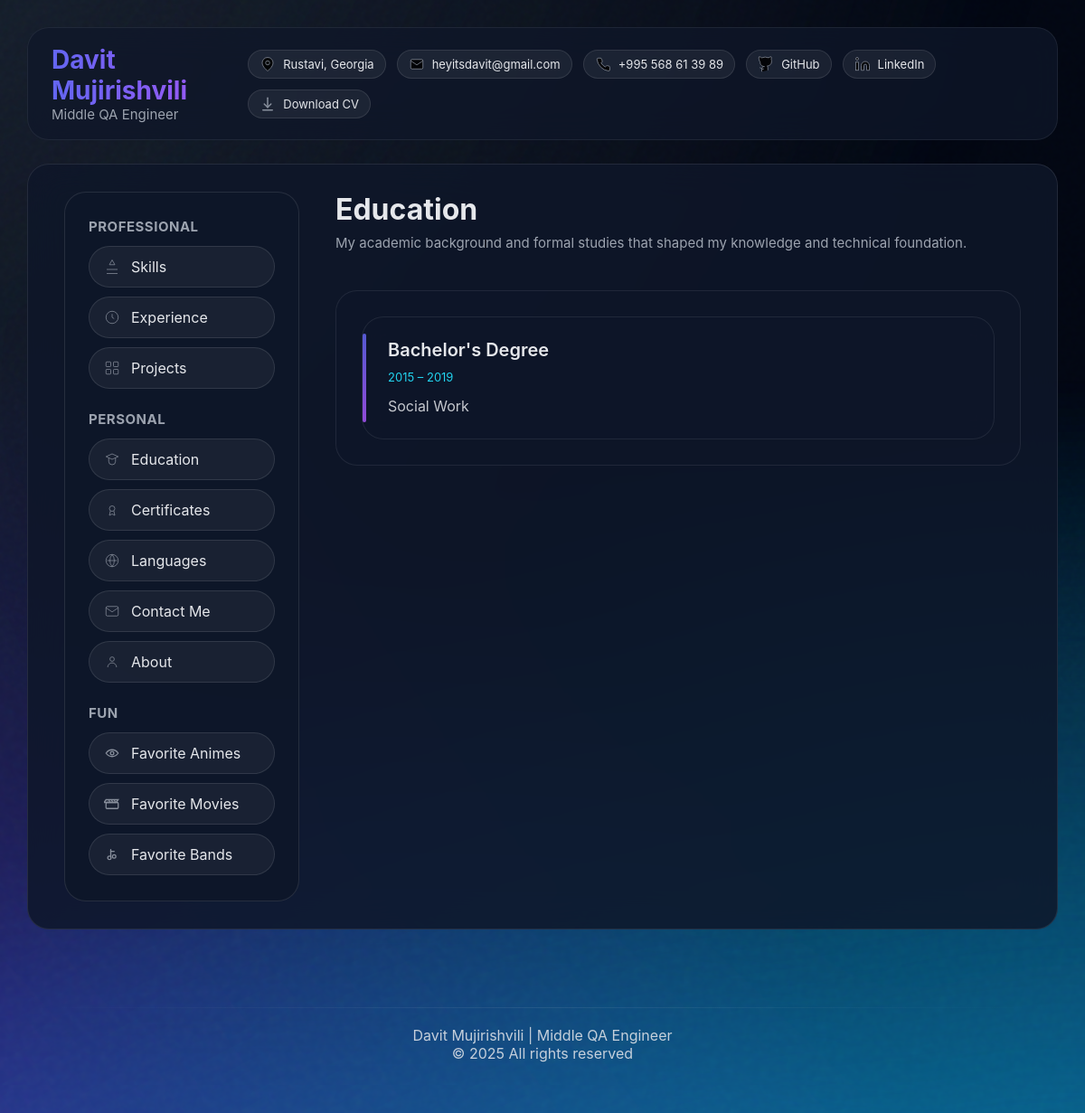
The app's page /education/ with its own data.
### resume/models.py (models this page shows, shortened)
class Profile(models.Model):
    full_name = models.CharField(max_length=120)
    title = models.CharField(max_length=120)
    location = models.CharField(max_length=120, blank=True)
    email = models.EmailField(blank=True)
    github = models.URLField(blank=True)
    linkedin = models.URLField(blank=True)
    phone = models.CharField(max_length=50, blank=True, null=True)
    about = models.TextField(blank=True)  # <- FULL ABOUT PAGE CONTENT
    hero_heading = models.CharField(max_length=200, blank=True)
    hero_subheading = models.CharField(max_length=300, blank=True)
    hero_description = models.TextField(blank=True)
    hero_button_primary = models.CharField(max_length=100, blank=True)
    hero_button_primary_link = models.URLField(blank=True)
    hero_button_secondary = models.CharField(max_length=100, blank=True)
    hero_button_secondary_link = models.URLField(blank=True)
    hero_typing_text = models.TextField(blank=True)
    hero_highlight_1 = models.CharField(max_length=200, blank=True)
    hero_highlight_2 = models.CharField(max_length=200, blank=True)
    hero_highlight_3 = models.CharField(max_length=200, blank=True)
    stat_title_1 = models.CharField(max_length=120, blank=True)
    stat_value_1 = models.CharField(max_length=50, blank=True)
    stat_title_2 = models.CharField(max_length=120, blank=True)
    stat_value_2 = models.CharField(max_length=50, blank=True)
    stat_title_3 = models.CharField(max_length=120, blank=True)
    stat_value_3 = models.CharField(max_length=50, blank=True)
    stat_title_4 = models.CharField(max_length=120, blank=True)
    stat_value_4 = models.CharField(max_length=50, blank=True)
    photo = models.ImageField(upload_to='profile_photos/', blank=True, null=True)
    focus_now = models.CharField(max_length=120, blank=True)
    focus_next = models.CharField(max_length=120, blank=True)
    focus_later = models.CharField(max_length=120, blank=True)
    resume_pdf = models.FileField(
        upload_to="resumes/",
        blank=True,
        null=True,
        help_text="Upload your PDF resume"
    )

class Education(models.Model):
    institution = models.CharField(max_length=200)
    degree = models.CharField(max_length=200)
    start_year = models.IntegerField()
    end_year = models.IntegerField(null=True, blank=True)
    description = models.TextField(blank=True)

### resume/views.py (the view)
# urls.py: path('education/', views.education_view, name='education'),
def education_view(request):
    profile = Profile.objects.first()
    education = Education.objects.all().order_by('-start_year')
    return render(request, "resume/education.html", {
        "profile": profile,
        "education": education,
    })

### resume/templates/resume/education.html (shortened to what this page needs)
{% extends "resume/base.html" %}
{% block content %}
<div class="page-header">
    <div class="page-title">Education</div>
    <div class="page-subtitle">
        My academic background and formal studies that shaped my knowledge and technical foundation.
    </div>
</div>
<div class="section">
    <div class="edu-wrapper">
        {% for edu in education %}
            <div class="edu-card">
                <div class="edu-title">{{ edu.degree }}</div>
                <div class="edu-dates">{{ edu.start_year }} – {{ edu.end_year }}</div>
                <div class="edu-desc">{{ edu.description }}</div>
            </div>
        {% empty %}
            <p style="opacity:.6;">No education added yet.</p>
        {% endfor %}
    </div>
</div>
{% endblock %}

### resume/templates/resume/base.html (shortened to what this page needs)
<!DOCTYPE html>
<html lang="en">
<head>
    {% load static %}
</head>
<body>
<div class="noise"></div>
<header class="top-header">
    <div class="top-header-left">
        <div class="top-name">{{ profile.full_name }}</div>
        <div class="top-role">{{ profile.title }}</div>
    </div>
    <div class="top-header-right">
        {% if profile.location %}
        <div class="top-chip">
            <svg class="chip-icon" viewBox="0 0 24 24">
                <path d="M12 22s8-6 8-12a8 8 0 1 0-16 0c0 6 8 12 8 12z"/>
                <circle cx="12" cy="10" r="3"/>
            </svg>
            {{ profile.location }}
        </div>
        {% endif %}
        {% if profile.email %}
        <a class="top-chip" href="mailto:{{ profile.email }}">
            <svg class="chip-icon" viewBox="0 0 24 24">
                <rect x="3" y="5" width="18" height="14" rx="2"/>
                <polyline points="3 7 12 13 21 7"/>
            </svg>
            {{ profile.email }}
        </a>
        {% endif %}
        {% if profile.phone %}
        <div class="top-chip">
            <svg class="chip-icon" viewBox="0 0 24 24">
                <path d="M22 16.92v3a2 2 0 0 1-2.18 2A19.8 19.8 0 0 1 3 5.18 2 2 0 0 1 5 3h3a2 2 0 0 1 2 1.72c.12.82.35 1.6.7 2.34a2 2 0 0 1-.45 2.3L9 10a16 16 0 0 0 6 6l1.64-1.25a2 2 0 0 1 2.3-.45c.74.35 1.52.58 2.34.7A2 2 0 0 1 22 16.92z"/>
            </svg>
            {{ profile.phone }}
        </div>
        {% endif %}
        {% if profile.github %}
        <a class="top-chip" href="{{ profile.github }}" target="_blank" rel="noopener noreferrer">
            GitHub
        </a>
        {% endif %}
        {% if profile.linkedin %}
        <a class="top-chip" href="{{ profile.linkedin }}" target="_blank" rel="noopener noreferrer">
            <svg class="chip-icon" viewBox="0 0 24 24">
                <path d="M16 8a6 6 0 0 1 6 6v7h-4v-7a2 2 0 0 0-4 0v7h-4v-7a6 6 0 0 1 6-6z"/>
                <rect x="2" y="9" width="4" height="12"/>
                <circle cx="4" cy="4" r="2"/>
            </svg>
            LinkedIn
        </a>
        {% endif %}
        {% if profile.resume_pdf %}
        <a class="top-chip" href="{{ profile.resume_pdf.url }}" target="_blank" download>
            <svg class="chip-icon" viewBox="0 0 24 24" fill="none" stroke="currentColor">
                <path d="M12 3v14" stroke-width="2" stroke-linecap="round"/>
                <path d="M7 12l5 5 5-5" stroke-width="2" stroke-linecap="round"/>
                <path d="M5 21h14" stroke-width="2" stroke-linecap="round"/>
            </svg>
            Download CV
        </a>
{% endif %}
    </div>
</header>
<div class="container">
    <aside class="sidebar">
        <div class="card">
            <div class="nav-title">Professional</div>
            <nav class="nav-list">
                <a class="nav-item" href="{% url 'skills' %}">
                    <svg class="nav-icon" viewBox="0 0 24 24" fill="none" stroke="currentColor">
                        <path d="M12 2l4 7H8l4-7zM4 22h16M4 16h16" />
                    </svg>
                    <span>Skills</span>
                </a>
                <a class="nav-item" href="{% url 'experience' %}">
                    <svg class="nav-icon" viewBox="0 0 24 24" fill="none" stroke="currentColor">
                        <circle cx="12" cy="12" r="9" />
                        <path d="M12 7v5l3 2" />
                    </svg>
                    <span>Experience</span>
                </a>
                <a class="nav-item" href="{% url 'projects' %}">
                    <svg class="nav-icon" viewBox="0 0 24 24" fill="none" stroke="currentColor">
                        <rect x="3" y="3" width="7" height="7" rx="1" />
                        <rect x="14" y="3" width="7" height="7" rx="1" />
                        <rect x="14" y="14" width="7" height="7" rx="1" />
                        <rect x="3" y="14" width="7" height="7" rx="1" />
                    </svg>
                    <span>Projects</span>
                </a>
            </nav>
            <div class="nav-title" style="margin-top:24px;">Personal</div>
            <nav class="nav-list">
                <a class="nav-item" href="{% url 'education' %}">
                    <svg class="nav-icon" viewBox="0 0 24 24" fill="none" stroke="currentColor">
                        <path d="M3 8l9-4 9 4-9 4-9-4z" />
                        <path d="M7 10v5a5 5 0 0 0 10 0v-5" />
                    </svg>
                    <span>Education</span>
                </a>
                <a class="nav-item" href="{% url 'certificates' %}">
                    <svg class="nav-icon" viewBox="0 0 24 24" fill="none" stroke="currentColor">
                        <circle cx="12" cy="10" r="4" />
                        <path d="M9.5 13.5L8 20l4-2 4 2-1.5-6.5" />
                    </svg>
                    <span>Certificates</span>
                </a>
                <a class="nav-item" href="{% url 'languages' %}">
                    <svg class="nav-icon" viewBox="0 0 24 24" fill="none" stroke="currentColor">
                        <circle cx="12" cy="12" r="9" />
                        <path d="M5 12h14" />
                        <path d="M12 3a14 14 0 0 1 0 18" />
                        <path d="M12 3a14 14 0 0 0 0 18" />
                    </svg>
                    <span>Languages</span>
                </a>
                <a class="nav-item" href="{% url 'contact' %}">
                    <svg class="nav-icon" viewBox="0 0 24 24" fill="none" stroke="currentColor">
                        <rect x="3" y="5" width="18" height="14" rx="2" />
                        <path d="M3 7l9 6 9-6" />
                    </svg>
                    <span>Contact Me</span>
                </a>
                <a class="nav-item" href="{% url 'about' %}">
                    <svg class="nav-icon" viewBox="0 0 24 24" fill="none" stroke="currentColor">
                        <circle cx="12" cy="8" r="3.2" />
                        <path d="M5.5 20a6.5 6.5 0 0 1 13 0" />
                    </svg>
                    <span>About</span>
                </a>
            </nav>
            <div class="nav-title" style="margin-top:24px;">Fun</div>
            <nav class="nav-list">
                <a class="nav-item" href="{% url 'animes' %}">
                    <svg class="nav-icon" viewBox="0 0 24 24" fill="none" stroke="currentColor">
                    <path d="M3 12s3.5-5 9-5 9 5 9 5-3.5 5-9 5-9-5-9-5z" stroke-width="1.7"/>
                    <circle cx="12" cy="12" r="2.5" stroke-width="1.7"/>
                </svg>
                    <span>Favorite Animes</span>
                </a>
                <a class="nav-item" href="{% url 'movies' %}">
                    <span>Favorite Movies</span>
                </a>
                <a class="nav-item" href="{% url 'bands' %}">
                    <span>Favorite Bands</span>
                </a>
            </nav>
        </div>
    </aside>
    <main class="content">
        {% block content %}
        {% endblock %}
    </main>
</div>
<footer class="site-footer">
    <div class="footer-inner">
        <div class="footer-name">Davit Mujirishvili | Middle QA Engineer</div>
        <div class="footer-copy">© 2025 All rights reserved</div>
    </div>
</footer>
</body>
</html>

### resume/templates/resume/base.html (style rules this page uses)
.page-header { margin-bottom: 0px; }
.page-title { font-size: 32px; font-weight: 700; margin-bottom: 6px; color: var(--text-main); }
.page-subtitle { font-size: 15px; font-weight: 400; color: var(--text-muted); margin-bottom: 10px; line-height: 1.6; }
:root { --bg-dark: #030712; --bg-surface: rgba(15, 23, 42, 0.92); --bg-glass: rgba(15, 23, 42, 0.78); --text-main: #e5e7eb; --text-muted: #9ca3af; --text-soft: #6b7280; --accent-1: #6366f1; --accent-2: #a855f7; --accent-3: #22d3ee; --radius-lg: 24px; --radius-md: 16px; --radius-pill: 999px; --fs-xs: 11px; --fs-sm: 14px; --fs-md: 16px; --fs-lg: 20px; --fs-xl: 32px; --transition: .3s ease; }
* { margin: 0; padding: 0; box-sizing: border-box; }
body { background: var(--bg-dark); color: var(--text-main); font-family: "Inter", sans-serif; min-height: 100vh; padding: 30px; }
body::before, body::after { content: ""; position: fixed; inset: -35%; background: radial-gradient(circle at top left, #1f2937 0, transparent 55%), radial-gradient(circle at 80% 120%, #0ea5e9 0, transparent 55%), radial-gradient(circle at -10% 120%, #4f46e5 0, transparent 55%); opacity: .7; filter: blur(40px); z-index: -2; }
.noise { position: fixed; inset: 0; pointer-events: none; opacity: .15; mix-blend-mode: soft-light; z-index: -1; }
.top-header { position: relative; width: min(1200px, 100%); margin: 0 auto 26px auto; padding: 18px 26px; display: flex; justify-content: space-between; align-items: center; background: rgba(15,23,42,0.75); backdrop-filter: blur(18px); border: 1px solid rgba(255,255,255,0.07); border-radius: var(--radius-lg); }
.top-header-left { display: flex; flex-direction: column; }
.top-name { font-size: 28px; font-weight: 700; background-image: linear-gradient(90deg, var(--accent-1), var(--accent-2)); -webkit-background-clip: text; color: transparent; }
.top-role { font-size: 15px; color: var(--text-muted); }
.top-header-right { display: flex; gap: 12px; align-items: center; flex-wrap: wrap; }
.top-chip { display: flex; align-items: center; gap: 8px; padding: 6px 12px; border-radius: var(--radius-pill); background: rgba(255,255,255,0.06); border: 1px solid rgba(255,255,255,0.1); color: var(--text-main); font-size: 13px; text-decoration: none; transition: var(--transition); }
.chip-icon { width: 18px; height: 18px; }
.container { width: min(1200px, 100%); margin: 0 auto; background: rgba(15,23,42,0.85); backdrop-filter: blur(20px); border-radius: var(--radius-lg); padding: 30px 40px; display: grid; grid-template-columns: 260px 1fr; gap: 40px; border: 1px solid rgba(255,255,255,0.09); }
.sidebar { display: flex; flex-direction: column; gap: 28px; }
.card { background: var(--bg-surface); border-radius: var(--radius-lg); padding: 28px 26px; border: 1px solid rgba(255,255,255,0.1); }
.nav-title { font-size: 15px; color: var(--text-muted); font-weight: 700; text-transform: uppercase; margin-bottom: 12px; letter-spacing: 0.5px; }
.nav-list { display: flex; flex-direction: column; gap: 10px; }
.nav-item { display: flex; align-items: center; gap: 12px; padding: 12px 16px; font-size: 16px; border-radius: var(--radius-pill); background: rgba(255,255,255,0.05); border: 1px solid rgba(255,255,255,0.1); color: var(--text-main); text-decoration: none; transition: var(--transition); }
.nav-icon { width: 18px; height: 18px; }
.content { display: flex; flex-direction: column; gap: 30px; }
.section { background: var(--bg-glass); padding: 28px; border-radius: var(--radius-lg); border: 1px solid rgba(255,255,255,0.08); }
.chip-icon, .nav-icon { stroke: #9ca3af; opacity: .85; transition: 0.25s ease; }
.site-footer { margin-top: 60px; padding: 26px 0; text-align: center; opacity: .85; }
.site-footer::before { content: ""; display: block; width: 100%; height: 1px; margin-bottom: 20px; background: linear-gradient(90deg, transparent, rgba(255,255,255,0.10), transparent ); }

### records on screen
Profile: title "Middle QA Engineer", location "Rustavi, Georgia", email "heyitsdavit@gmail.com", phone "+995 568 61 39 89"
Education: degree "Bachelor's Degree", start_year "2015", end_year "2019", description "Social Work"
